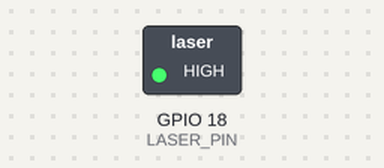
The program below on a simulated Raspberry Pi (BCM pin numbers). Shown: switched loads named in the program (green lamp = pin HIGH). Dashed ring = blinking. At 1.2 s the program stops and its outputs stay as they are.

Above: at 0.1 s.
Timing chart, 0 to 2.7 s (numbered marks = the images above):
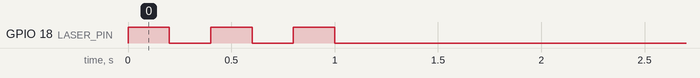

Measured:
- by itself, GPIO 18 (LASER_PIN): alternates HIGH for 0.20 s and LOW for 0.20 s, 6 changes in all, then stays LOW

The program:

laser_controller.py
```python
import time
import RPi.GPIO as GPIO

LASER_PIN = 18

GPIO.setwarnings(False)
GPIO.setmode(GPIO.BCM)
GPIO.setup(LASER_PIN, GPIO.OUT, initial=GPIO.LOW)

def blink_laser(times=3, on_time=0.2, off_time=0.2):
    for _ in range(times):
        GPIO.output(LASER_PIN, GPIO.HIGH)
        time.sleep(on_time)
        GPIO.output(LASER_PIN, GPIO.LOW)
        time.sleep(off_time)

def fire():
    blink_laser(times=3, on_time=0.2, off_time=0.2)

def laser_off():
    GPIO.output(LASER_PIN, GPIO.LOW)

if __name__ == "__main__":
    try:
        fire()
    finally:
        laser_off()
```
